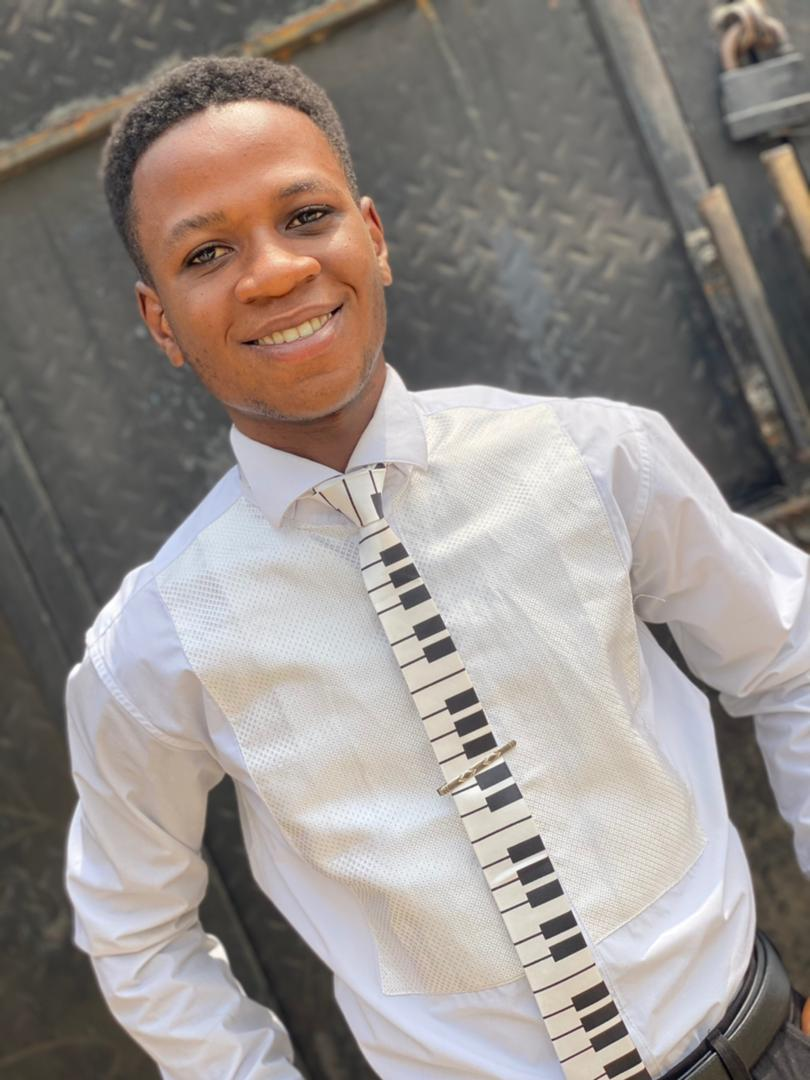
#> input picture images/akin.jpg, 810 x 1080 px, found by its file name
$ python 14_contour.py
#> lines starting #> are read from the running program, lines starting #| are printed output that depends on the picture; after the words box and inside, x2 and y2 are one past the last pixel; in counts of white or black regions, pixels touching at a corner belong together
import cv2

# Read image
image = cv2.imread("images/akin.jpg")
#> image is the input picture: shape (1080, 810, 3); mean B, G, R 137.4, 141.6, 148.9
cv2.imshow("Image", image)

'''
Contours are basically the boundary of an object. From mathematical point of view, they are not the same as Edges.
Contours are useful in shape analysis, or object detection
'''

# convert image to grayscale
gray = cv2.cvtColor(image, cv2.COLOR_BGR2GRAY)
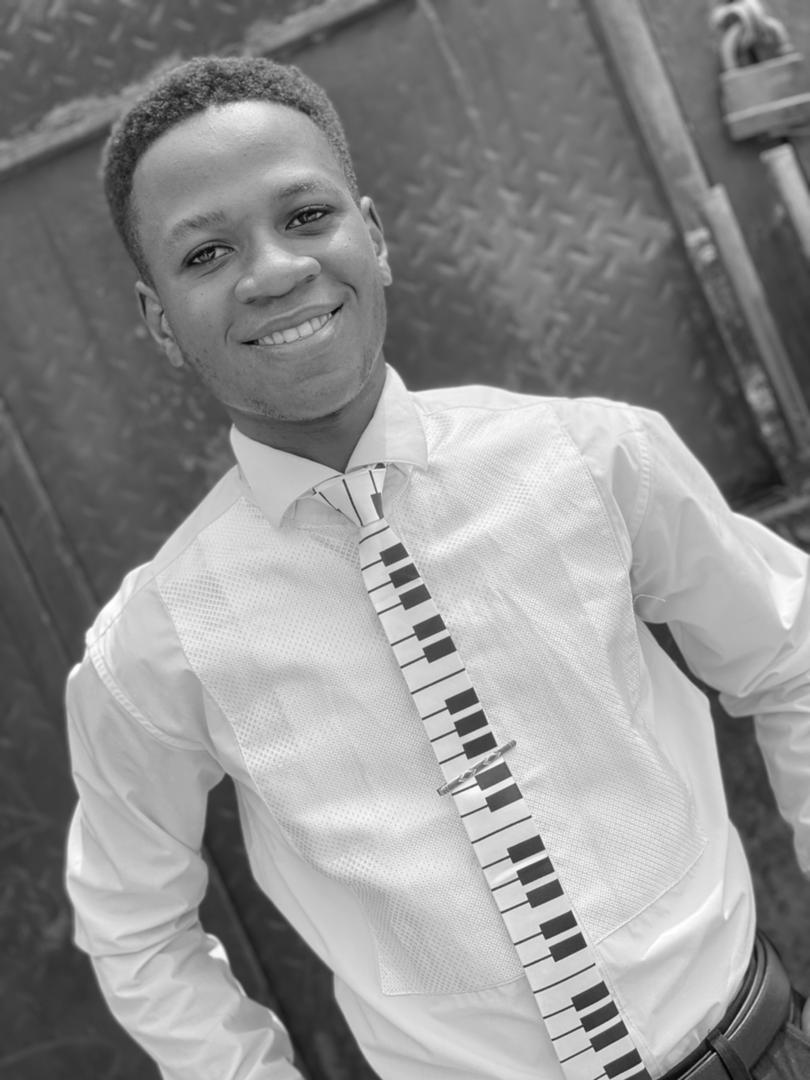
#> gray: shape (1080, 810); min 1, max 255, mean 143.3
cv2.imshow("Gray", gray)

# blur the image
blur = cv2.GaussianBlur(gray, (5,5), cv2.BORDER_DEFAULT)
cv2.imshow("Blur Image", blur)

# grab edges using canny
canny = cv2.Canny(blur, 125, 175)
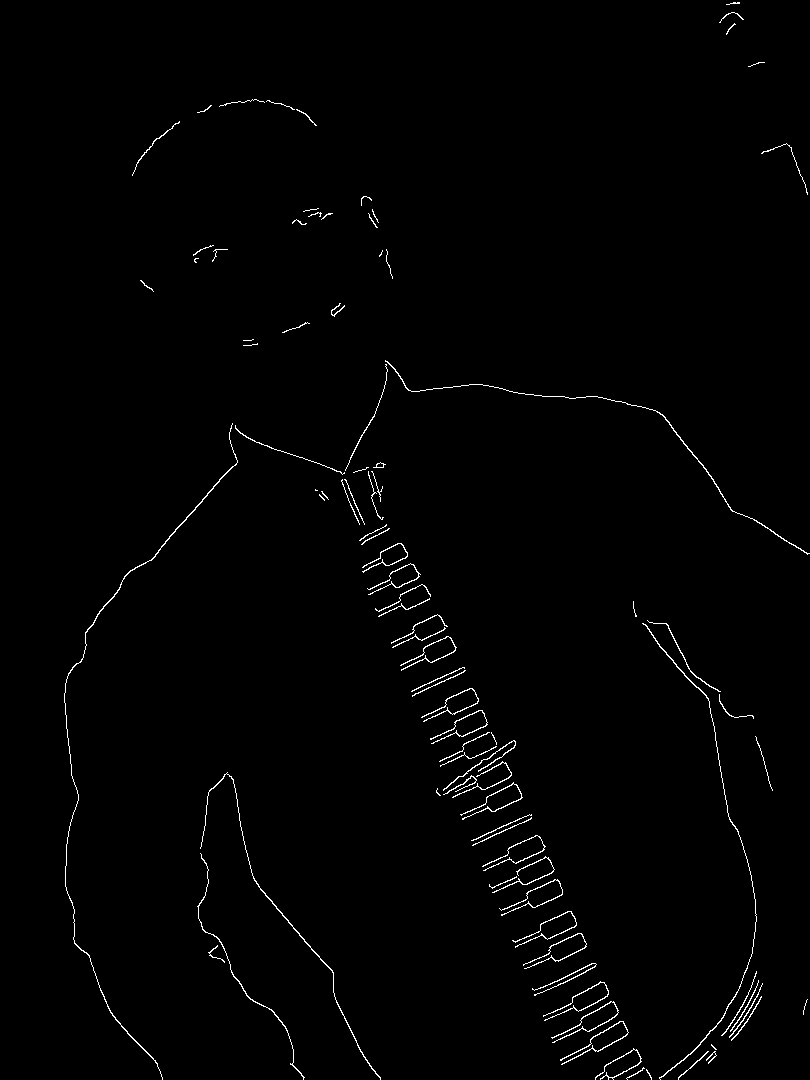
#> canny: shape (1080, 810); 1.1% white in thin lines or dots
cv2.imshow("Canny Image", canny)

# contours
contours, hierarchies = cv2.findContours(canny, cv2.RETR_LIST, cv2.CHAIN_APPROX_NONE)
#> contours = 93 contours, 49 with area under 20; largest, box (x1, y1, x2, y2) and area: (64, 423, 238, 1080) 218, (642, 623, 757, 1080) 144, (200, 772, 381, 1080) 136, (385, 360, 810, 555) 128, (197, 853, 305, 1080) 86
'''
RETR_TREE >> for all hierarchical contours
RETR_EXTERNAL >> for external contours
RETR_LIST >> all contours in the image
---------------------------------------------------------
contours is a python list of contours found in an image
---------------------------------------------------------
'''
print(f'{len(contours)} contour(s) found!')
#| 93 contour(s) found!

cv2.waitKey(3000) # 3000 >> 3 seconds

$ run again, with images/abis.jpg copied over images/akin.jpg
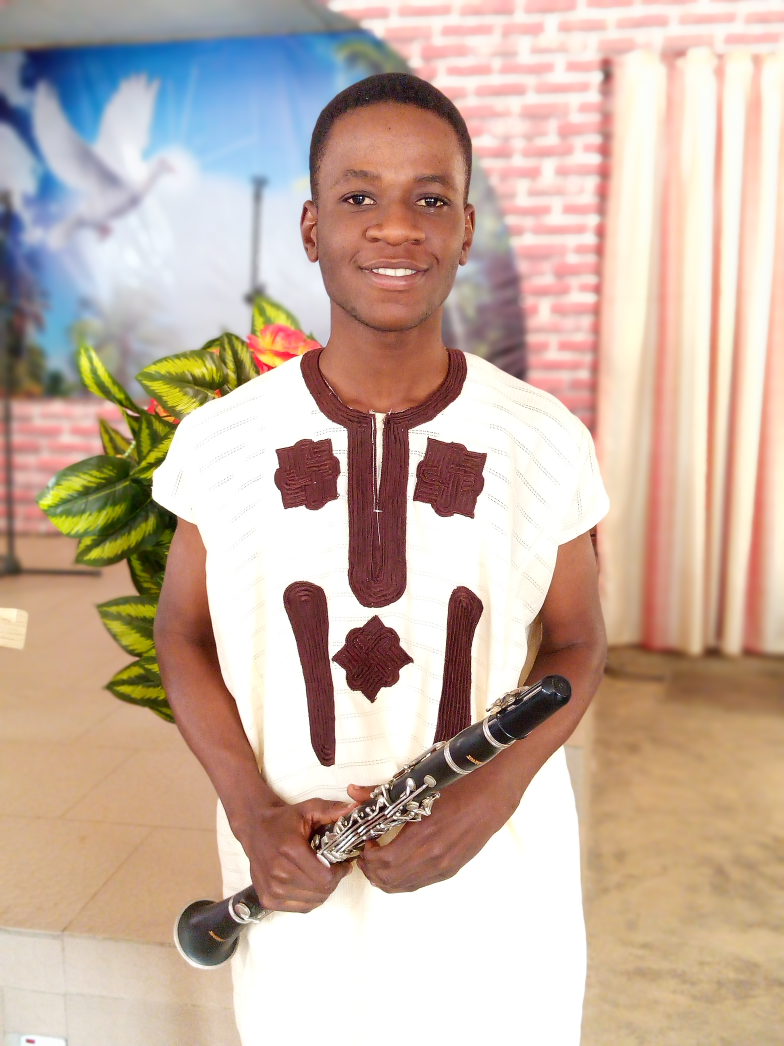
#> input picture images/abis.jpg, 2352 x 3136 px, found by its file name (shown at 1/3 size)
#> image is the input picture: shape (3136, 2352, 3); mean B, G, R 163.5, 177.8, 200
#> `gray = cv2.cvtColor(image, cv2.COLOR_BGR2GRAY)`:
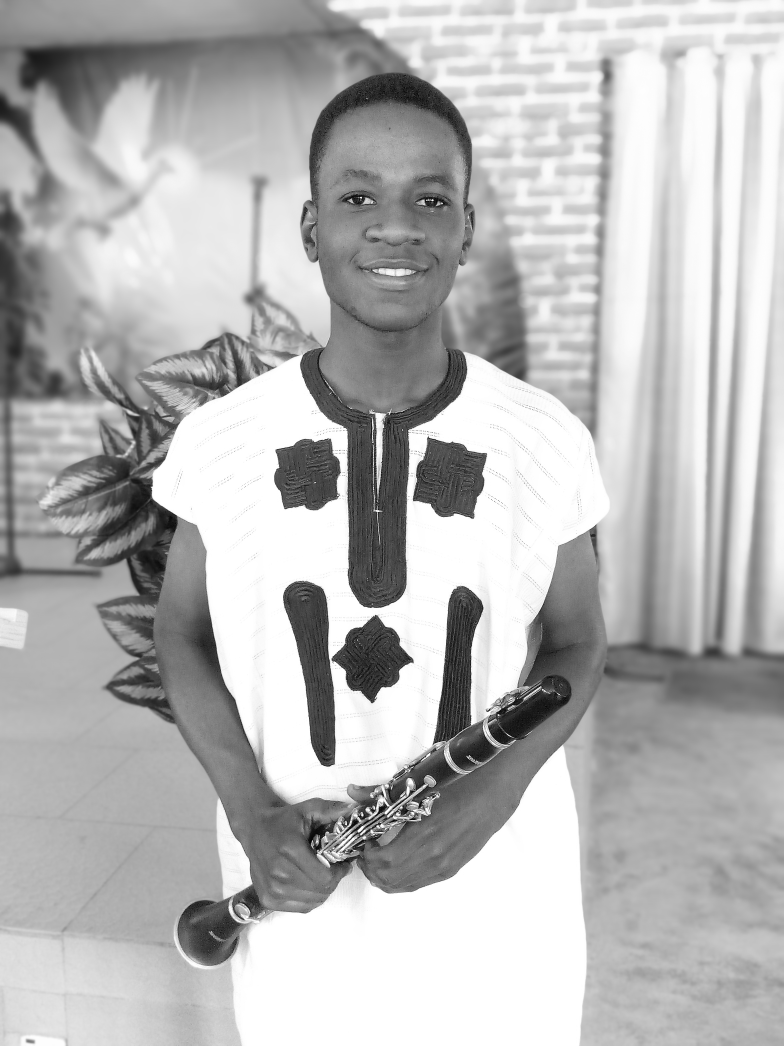
#> gray: shape (3136, 2352) (shown at 1/3 size); min 0, max 255, mean 182.8
#> `canny = cv2.Canny(blur, 125, 175)`:
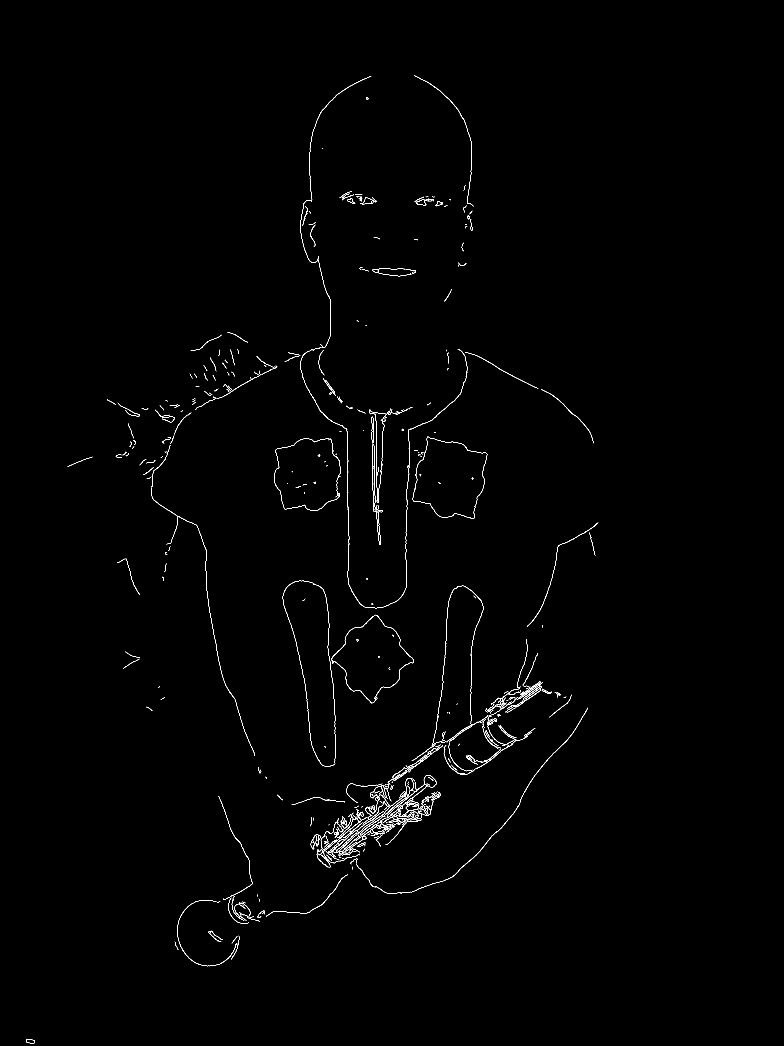
#> canny: shape (3136, 2352) (shown at 1/3 size); 0.49% white in thin lines or dots, all inside (x1, y1, x2, y2) = (78, 227, 1795, 3131)
#> contours = 747 contours, 625 with area under 20; largest, box (x1, y1, x2, y2) and area: (1280, 2123, 1764, 2657) 375, (1113, 1250, 1122, 1331) 356, (1113, 1250, 1122, 1328) 348, (78, 3117, 104, 3131) 244, (78, 3117, 104, 3131) 238
#| 747 contour(s) found!
